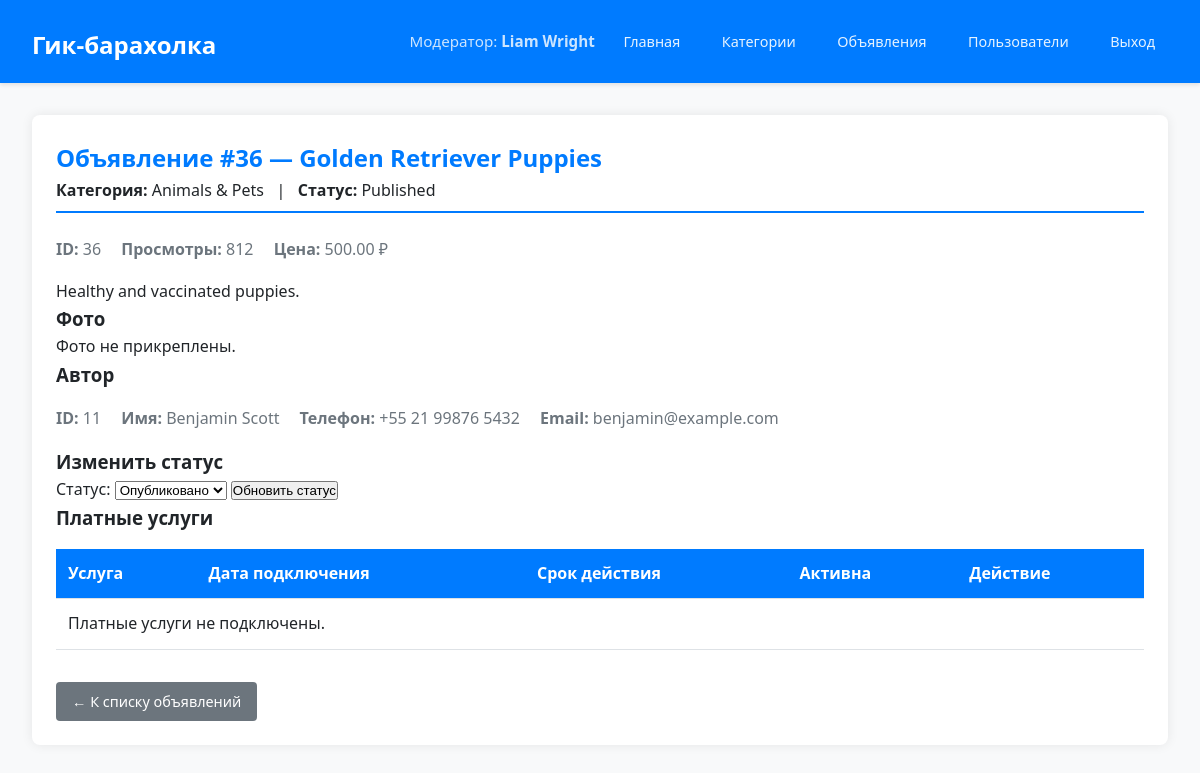
/advert/36 (signed in), run on an earlier commit of the app's database.
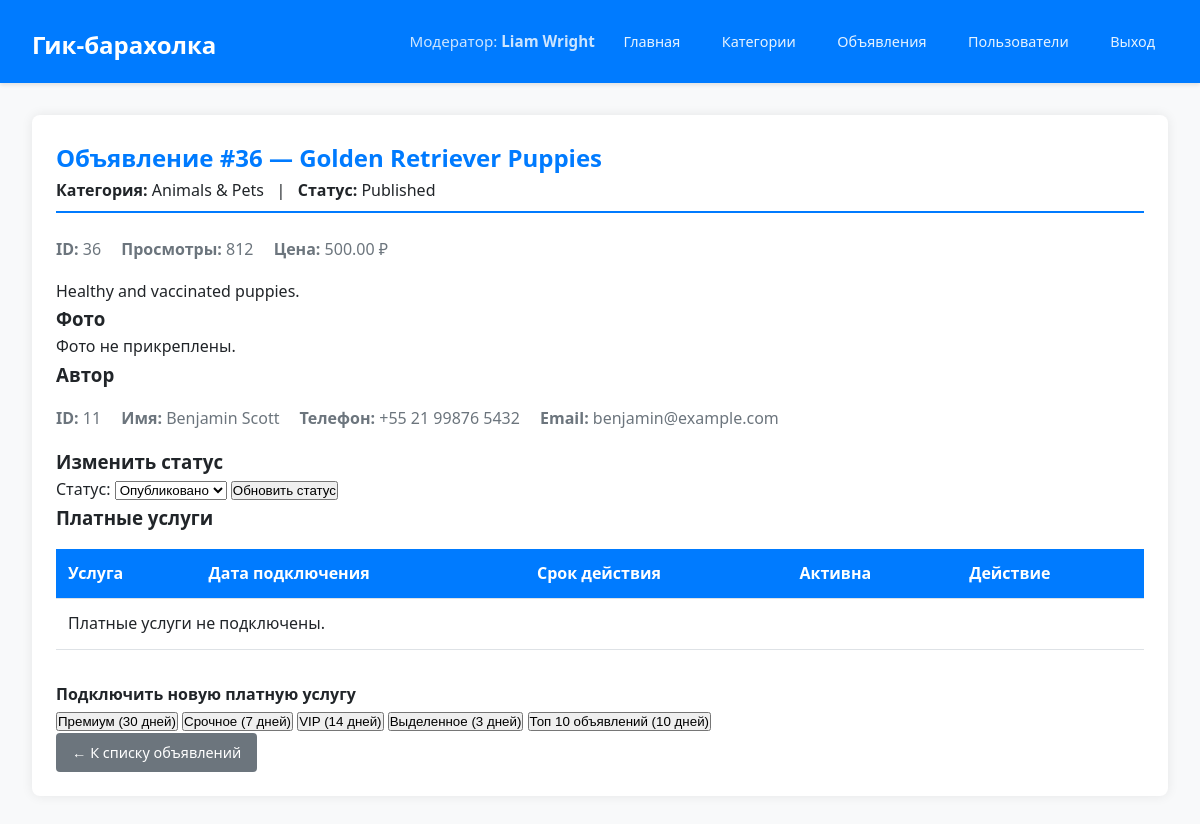
And on a later commit of the database.
### app/models.py (models this page shows)
class User(db.Model, UserMixin):
    id = db.Column(db.Integer, primary_key=True)
    name = db.Column(db.String(100), nullable=False)
    phone = db.Column(db.String(20), nullable=False)
    email = db.Column(db.String(100), nullable=False, unique=True)
    password_hash = db.Column(db.String(200), nullable=False)
    role = db.Column(db.String(20), default="user")
    adverts = db.relationship("Advert", back_populates="user", lazy=True)

class Advert(db.Model):
    id = db.Column(db.Integer, primary_key=True)
    title = db.Column(db.String(200), nullable=False)
    text = db.Column(db.Text, nullable=False)
    price = db.Column(db.Numeric(10, 2), nullable=False)
    views = db.Column(db.Integer, default=0)
    status = db.Column(db.String(20), default="moderation")
    created_at = db.Column(db.DateTime, default=db.func.now())
    user_id = db.Column(db.Integer, db.ForeignKey("user.id"), nullable=False)
    user = db.relationship("User", back_populates="adverts")
    category_id = db.Column(db.Integer, db.ForeignKey("category.id"), nullable=False)
    category = db.relationship("Category", back_populates="adverts")
    paid_services_rel = db.relationship(
        "AdvertPaidService",
        back_populates="advert",
        lazy=True
    )
    @property
    def paid_services(self):
        return self.paid_services_rel

class Category(db.Model):
    id = db.Column(db.Integer, primary_key=True)
    name = db.Column(db.String(100), nullable=False)
    adverts = db.relationship(
        "Advert", back_populates="category", cascade="all, delete-orphan"
    )

class PaidService(db.Model):
    id = db.Column(db.Integer, primary_key=True)
    name = db.Column(db.String(100), nullable=False)
    duration_days = db.Column(db.Integer, nullable=False)

### app/routes.py (the view)
@bp.route("/advert/<int:advert_id>")
@login_required
def advert_detail(advert_id):
    advert = Advert.query.get_or_404(advert_id)
    active_service_ids = [
        ps.service_id
        for ps in advert.paid_services_rel
        if ps.is_active
    ]
    available_services = PaidService.query.filter(
        PaidService.id.not_in(active_service_ids)
    ).all()
    return render_template(
        "admin/advert_detail.html",
        advert=advert,
        available_services=available_services
    )

### app/auth.py (called while the page is built)
@login_manager.user_loader
def load_user(user_id):
    return User.query.get(int(user_id))

### run.py (called while the page is built)
@app.before_request
def create_tables():
    with app.app_context():
        db.create_all()

### templates/admin/advert_detail.html (shortened to what this page needs)
{% extends "base.html" %}
{% block content %}
<div class="content-box">
  <div class="advert-header">
    <h2>Объявление #{{ advert.id }} — {{ advert.title }}</h2>
    <p>
      <strong>Категория:</strong> {{ advert.category.name }}
      &nbsp;&nbsp;|&nbsp;&nbsp;
      <strong>Статус:</strong> {{ advert.status | title }}
    </p>
  </div>
  <div class="advert-meta">
    <span><strong>ID:</strong> {{ advert.id }}</span>
    <span><strong>Просмотры:</strong> {{ advert.views }}</span>
    <span><strong>Цена:</strong> {{ advert.price }} ₽</span>
  </div>
  <p>{{ advert.text }}</p>
  <h3>Фото</h3>
  <div class="photo-grid">
    {% for photo in advert.photos %}
      <div class="photo-item">
        <img src="{{ url_for('static', filename='uploads/' + photo.filename) }}" alt="Фото объявления">
      </div>
    {% else %}
      <p>Фото не прикреплены.</p>
    {% endfor %}
  </div>
  <h3>Автор</h3>
  <div class="advert-meta">
    <span><strong>ID:</strong> {{ advert.user.id }}</span>
    <span><strong>Имя:</strong> {{ advert.user.name }}</span>
    <span><strong>Телефон:</strong> {{ advert.user.phone }}</span>
    <span><strong>Email:</strong> {{ advert.user.email }}</span>
  </div>
  <h3>Изменить статус</h3>
  <form method="POST" action="{{ url_for('routes.advert_status', advert_id=advert.id) }}">
    <label>Статус:</label>
    <select name="status" required>
      {% if advert.status == 'moderation' %}
        <option value="moderation" {{ 'selected' if advert.status == 'moderation' }}>На модерации</option>
        <option value="published">Опубликовать</option>
        <option value="declined">Отклонить</option>
      {% elif advert.status == 'published' %}
        <option value="published" {{ 'selected' if advert.status == 'published' }}>Опубликовано</option>
      {% else %}
        <option value="declined" {{ 'selected' if advert.status == 'declined' }}>Отклонено</option>
      {% endif %}
    </select>
    <button type="submit">Обновить статус</button>
  </form>
  <h3>Платные услуги</h3>
  <table>
    <thead>
      <tr>
        <th>Услуга</th>
        <th>Дата подключения</th>
        <th>Срок действия</th>
        <th>Активна</th>
        <th>Действие</th>
      </tr>
    </thead>
    <tbody>
      {% for adsrv in advert.paid_services %}
        <tr>
          <td>{{ adsrv.service.name }}</td>
          <td>{{ adsrv.start_date.strftime('%d.%m.%Y') }}</td>
          <td>{{ adsrv.duration_days }} дней</td>
          <td>
            {% if adsrv.is_active %}
              <span class="badge-status published">Активна</span>
            {% elif adsrv.is_expired %}
              <span class="badge-status declined">Истекла</span>
            {% else %}
              <span class="badge-status moderation">Ожидает</span>
            {% endif %}
          </td>
          <td>
            {% if adsrv.is_active %}
              <form method="POST" action="{{ url_for('routes.unlink_service', advert_id=advert.id, service_id=adsrv.service_id) }}" style="display: inline;">
                <button type="submit" class="btn-danger">Отключить</button>
              </form>
            {% else %}
              <form method="POST" action="{{ url_for('routes.link_service', advert_id=advert.id, service_id=adsrv.service_id) }}" style="display: inline;">
                <button type="submit" class="btn-primary">Подключить</button>
              </form>
            {% endif %}
          </td>
        </tr>
      {% else %}
        <tr>
          <td colspan="5">Платные услуги не подключены.</td>
        </tr>
      {% endfor %}
    </tbody>
  </table>
  {% if available_services %}
    <h4>Подключить новую платную услугу</h4>
    {% for service in available_services %}
      <form method="POST" action="{{ url_for('routes.link_service', advert_id=advert.id, service_id=service.id) }}" style="display: inline;">
        <button type="submit" class="btn-primary">
          {{ service.name }} ({{ service.duration_days }} дней)
        </button>
      </form>
    {% endfor %}
  {% endif %}
  <p>
    <a href="{{ url_for('routes.adverts') }}" class="btn-back">&larr; К списку объявлений</a>
  </p>
</div>
{% endblock %}

### templates/base.html (shortened to what this page needs)
<!DOCTYPE html>
<html lang="ru">
<head>
  <link rel="stylesheet" href="{{ url_for('static', filename='css/styles.css') }}">
</head>
<body>
  <header>
    <h1><a href="{{ url_for('routes.home') }}">Гик‑барахолка</a></h1>
    <nav>
      {% if current_user.is_authenticated %}
        <span>Модератор: <strong>{{ current_user.name }}</strong></span>
        <a href="{{ url_for('routes.home') }}">Главная</a>
        <a href="{{ url_for('routes.categories') }}">Категории</a>
        <a href="{{ url_for('routes.adverts') }}">Объявления</a>
        <a href="{{ url_for('routes.users') }}">Пользователи</a>
        <a href="{{ url_for('auth.logout') }}">Выход</a>
      {% endif %}
    </nav>
  </header>
  <main>
    {% block content %}{% endblock %}
  </main>
</body>
</html>

### static/css/styles.css (style rules this page uses)
* { box-sizing: border-box; margin: 0; padding: 0; }
body { font-family: 'Segoe UI', Tahoma, Geneva, Verdana, sans-serif; background: #f8f9fa; color: #212529; line-height: 1.6; }
header { background: #007bff; color: white; padding: 1rem 2rem; display: flex; justify-content: space-between; align-items: center; box-shadow: 0 2px 4px rgba(0, 0, 0, 0.1); }
header a { color: white; text-decoration: none; }
header h1 a { font-size: 1.5rem; font-weight: 600; }
nav { display: flex; align-items: center; gap: 1rem; font-size: 0.9rem; }
nav span { color: #cce5ff; font-size: 0.95rem; }
nav a { color: #e6f3ff; padding: 0.4rem 0.8rem; border-radius: 4px; transition: background 0.2s; }
main { padding: 2rem; }
.content-box { background: white; border-radius: 8px; box-shadow: 0 0 12px rgba(0, 0, 0, 0.08); padding: 1.5rem; margin-bottom: 1rem; }
table { width: 100%; border-collapse: collapse; margin: 1rem 0 2rem; }
th, td { padding: 0.75rem; text-align: left; border-bottom: 1px solid #dee2e6; }
th { background: #007bff; color: white; font-weight: 600; }
.advert-header { margin-bottom: 1.5rem; border-bottom: 2px solid #007bff; padding-bottom: 0.5rem; }
.advert-header h2 { color: #007bff; }
.advert-meta { margin: 1rem 0; color: #6c757d; }
.advert-meta span { margin-right: 1rem; }
.btn-back { display: inline-block; padding: 0.5rem 1rem; background: #6c757d; color: white; border-radius: 4px; text-decoration: none; font-size: 0.9rem; }

What changed in the data, as far as the page shows it:
added PaidService: name "Премиум", duration_days "30"
added PaidService: name "Срочное", duration_days "7"
added PaidService: name "VIP", duration_days "14"
added PaidService: name "Выделенное", duration_days "3"
added PaidService: name "Топ 10 объявлений", duration_days "10"
Also different on the page:
text now shown: "Подключить новую платную услугу"
